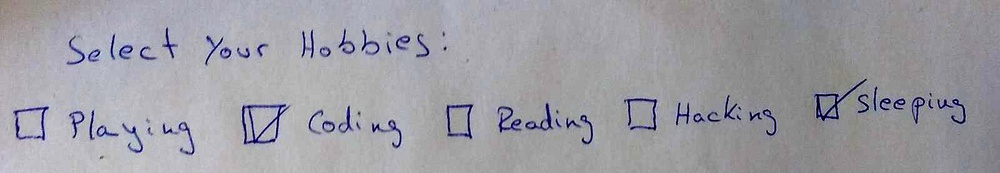
#> input picture images/ff3.jpg, 1000 x 173 px, shrunk from 1600 x 277 before the run
$ python object.py
#> lines starting #> are read from the running program, lines starting #| are printed output that depends on the picture; after the words box and inside, x2 and y2 are one past the last pixel; in counts of white or black regions, pixels touching at a corner belong together
import cv2
import numpy as np
import matplotlib.pyplot as plt

def detect_form_boxes(image_path):
    # Load the image
#> called with image_path = 'images/ff3.jpg'
    image = cv2.imread(image_path)
#> image is the input picture: shape (173, 1000, 3); mean B, G, R 164.3, 157.4, 158.1

    # Convert the image to grayscale
    gray = cv2.cvtColor(image, cv2.COLOR_BGR2GRAY)
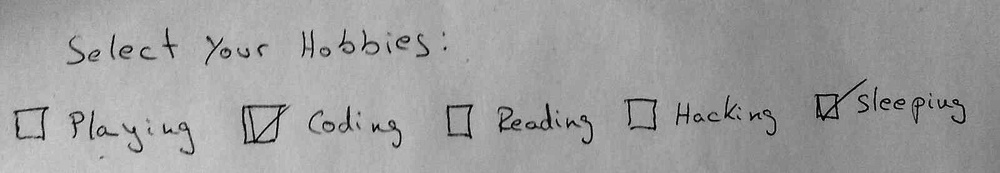
#> gray: shape (173, 1000); min 1, max 225, mean 158.4

    # Apply binary thresholding
    _, thresh = cv2.threshold(gray, 150, 255, cv2.THRESH_BINARY_INV)
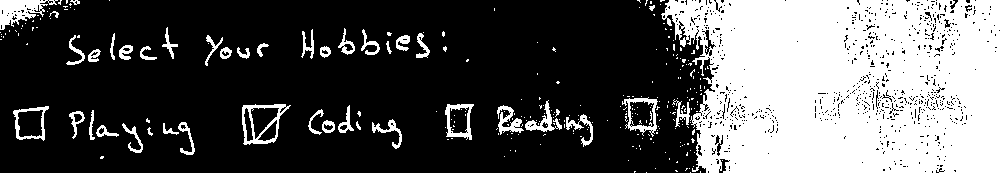
#> thresh: shape (173, 1000); 33.7% white; 281 white regions (238 under 20 px), largest, box (x1, y1, x2, y2) and area: (661, 0, 1000, 173) 50388, (0, 0, 58, 30) 857, (242, 104, 291, 145) 630

    # Apply dilation to connect gaps in the boxes
    kernel = np.ones((5, 5), np.uint8)
    dilated = cv2.dilate(thresh, kernel, iterations=2)
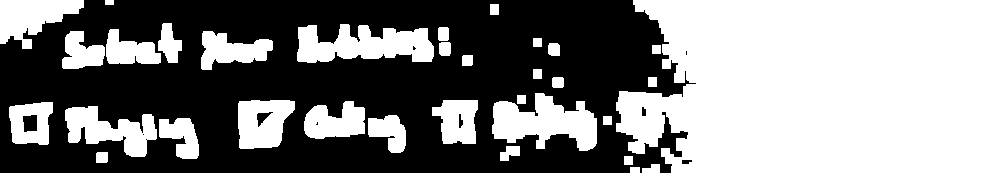
#> dilated: shape (173, 1000); 50.7% white; 10 black regions (4 under 20 px)

    # Find contours in the thresholded image
    contours, _ = cv2.findContours(dilated, cv2.RETR_EXTERNAL, cv2.CHAIN_APPROX_SIMPLE)
#> contours = 33 contours; largest, box (x1, y1, x2, y2) and area: (616, 0, 1000, 173) 59362, (492, 93, 597, 151) 3508, (297, 24, 434, 63) 3472, (65, 106, 157, 157) 2368, (0, 0, 84, 49) 2254

    # Draw rectangles around detected boxes
    output_image = image.copy()

    for contour in contours:
        # Get bounding box coordinates
        x, y, w, h = cv2.boundingRect(contour)

        # Filter out small boxes (optional, to focus on form fields)
        if w > 50 and h > 50:
            # Draw bounding box around the detected form field
            cv2.rectangle(output_image, (x, y), (x + w, y + h), (0, 255, 0), 2)
#> this loop made 33 passes
#> (x, y, w, h) on passes 2, 4, 5, 6, 8, 9, 10, 11, 12, 13, 15, 17: (642, 164, 18, 9), (96, 152, 12, 11), (500, 146, 20, 15), (159, 118, 40, 41), (368, 115, 38, 38), (65, 106, 92, 51), (9, 102, 44, 43), (304, 101, 61, 38), (432, 100, 46, 44), (238, 100, 57, 49), (492, 93, 105, 58), (552, 77, 12, 11)
#> (contour, x, y, w, h) on passes 1, 3, 7, 14, 16, 18: ([[630, 167], [630, 172], [639, 172], [639, 167]], 630, 167, 10, 6), ([[624, 156], [624, 164], [632, 164], [632, 156]], 624, 156, 9, 9), ([[603, 116], [603, 124], [611, 124], [611, 116]], 603, 116, 9, 9), ([[517, 95], [517, 103], [525, 103], [525, 95]], 517, 95, 9, 9), ([[648, 77], [648, 86], [656, 86], [656, 77]], 648, 77, 9, 10), ([[533, 69], [533, 78], [541, 78], [541, 69]], 533, 69, 9, 10)
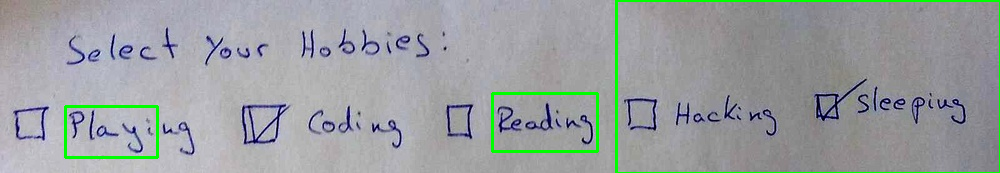
#> output_image: shape (173, 1000, 3); 2.12% of pixels changed, all inside (x1, y1, x2, y2) = (64, 0, 1000, 173)

    # Show the result
    plt.imshow(cv2.cvtColor(output_image, cv2.COLOR_BGR2RGB))
    plt.axis('off')
    plt.show()

# Test the function
image_path = 'images/ff3.jpg'
detect_form_boxes(image_path)

$ run again, with images/ff2.jpg copied over images/ff3.jpg
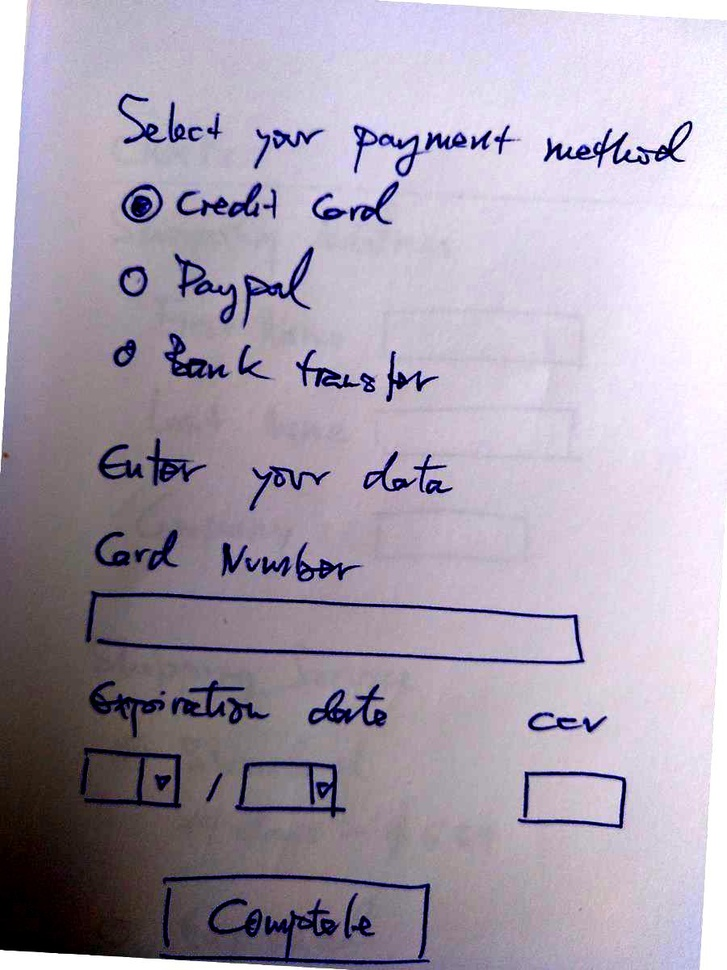
#> input picture images/ff2.jpg, 727 x 970 px, shrunk from 900 x 1200 before the run
#> in detect_form_boxes, image is the input picture: shape (970, 727, 3); mean B, G, R 175.2, 160.6, 169.7
#> in detect_form_boxes, `_, thresh = cv2.threshold(gray, 150, 255, cv2.THRESH_BINARY_INV)`:
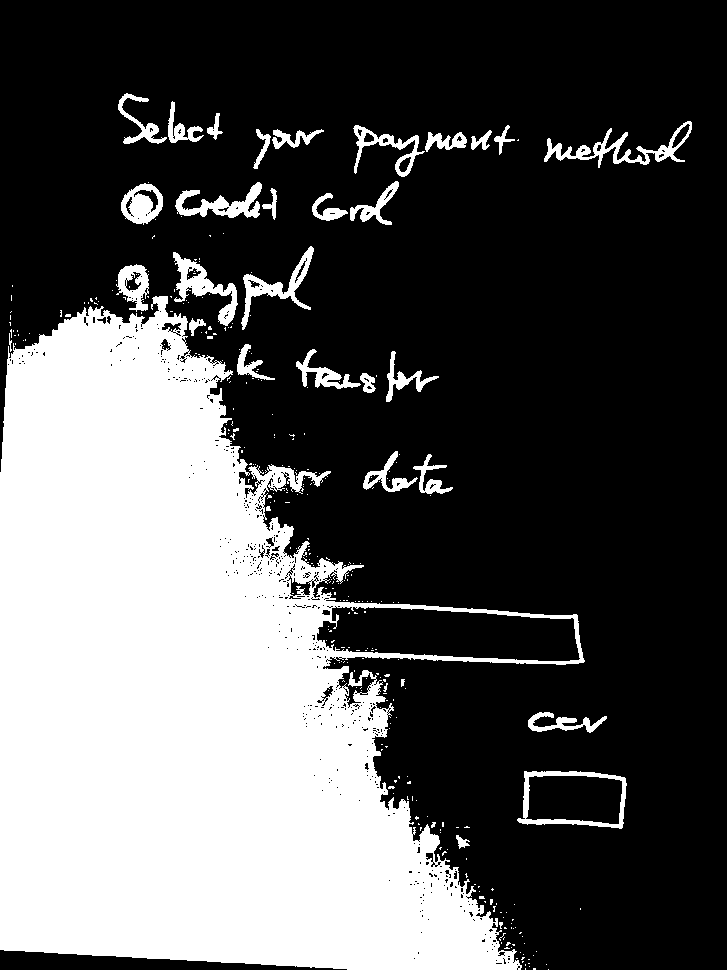
#> thresh: shape (970, 727); 33.5% white; 326 white regions (292 under 20 px), largest, box (x1, y1, x2, y2) and area: (0, 296, 585, 970) 217497, (544, 121, 692, 168) 1611, (173, 252, 238, 326) 1489
#> dilated: shape (970, 727); 41.3% white; 24 white regions
#> contours = 24 contours; largest, box (x1, y1, x2, y2) and area: (0, 242, 589, 970) 258296, (308, 121, 523, 229) 7465, (513, 767, 631, 833) 6675, (540, 117, 696, 172) 4496, (114, 89, 227, 148) 3599
#> the loop in detect_form_boxes, `for contour in contours:` made 24 passes
#> (x, y, w, h) on passes 1, 3, 4, 5, 6, 7, 8, 12: (542, 960, 11, 10), (452, 822, 22, 31), (513, 767, 118, 66), (524, 708, 87, 29), (397, 675, 13, 18), (359, 447, 98, 53), (285, 430, 14, 14), (382, 347, 61, 59)
#> after the loop in detect_form_boxes, `for contour in contours:`:
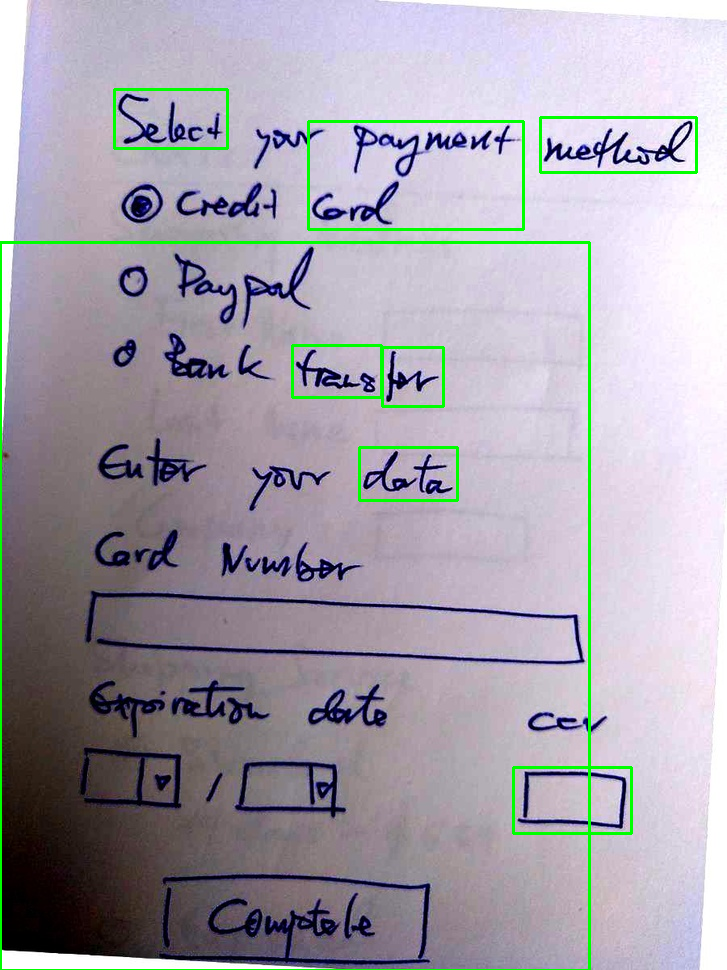
#> output_image: shape (970, 727, 3); 1.94% of pixels changed, all inside (x1, y1, x2, y2) = (0, 88, 698, 970)

$ run again, with images/ff4.jpg copied over images/ff3.jpg
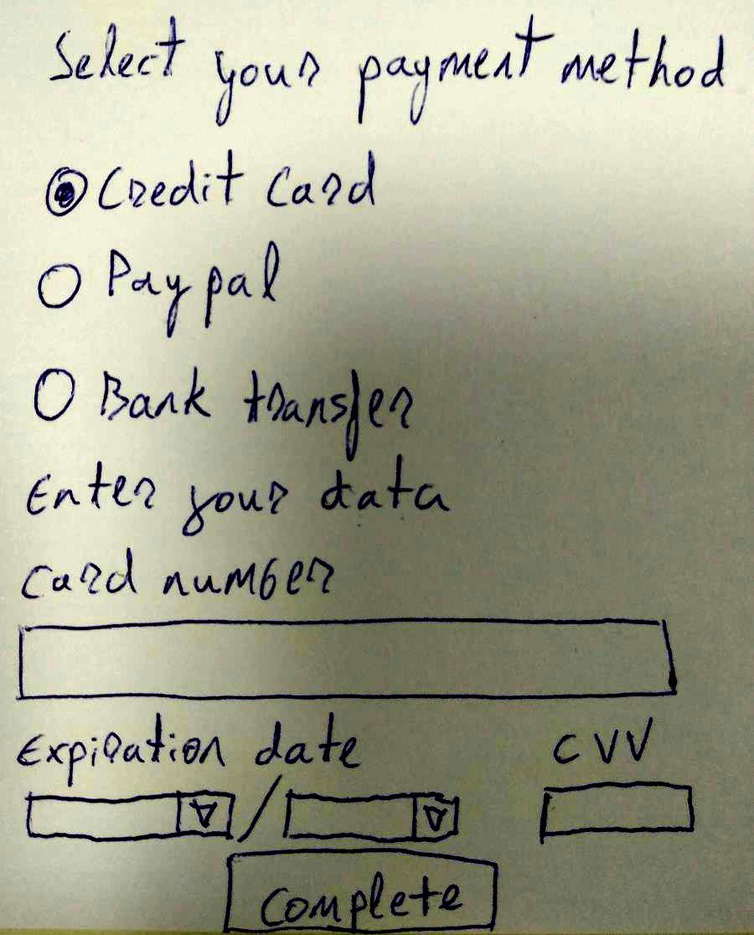
#> input picture images/ff4.jpg, 754 x 935 px, shrunk from 900 x 1116 before the run
#> in detect_form_boxes, image is the input picture: shape (935, 754, 3); mean B, G, R 140.9, 161.6, 160.8
#> in detect_form_boxes, `_, thresh = cv2.threshold(gray, 150, 255, cv2.THRESH_BINARY_INV)`:
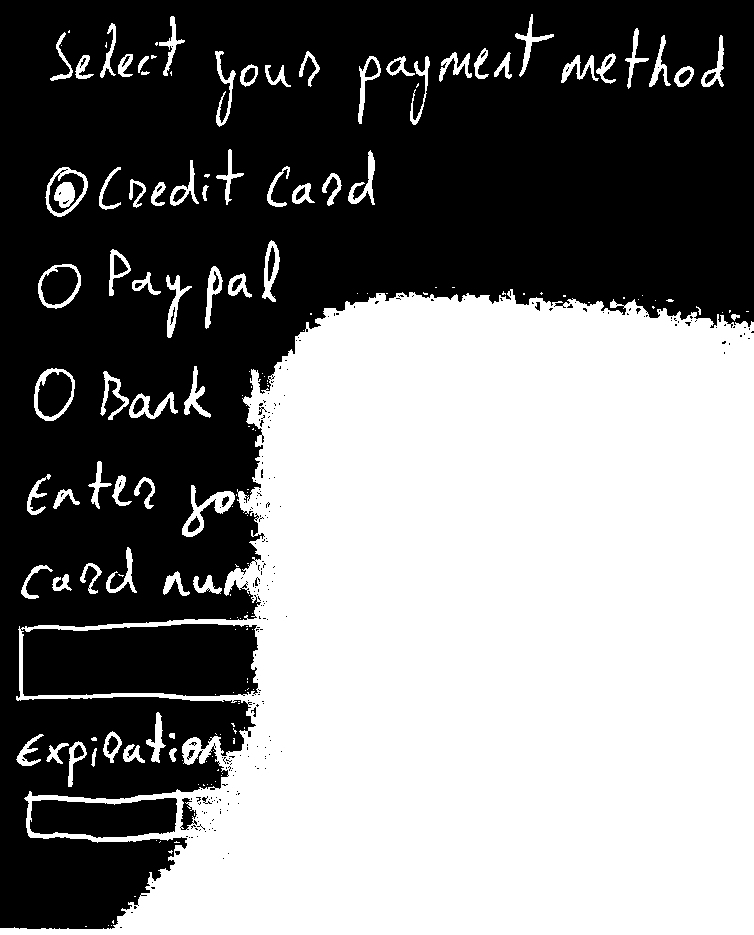
#> thresh: shape (935, 754); 50% white; 265 black regions (232 under 20 px), largest, box (x1, y1, x2, y2) and area: (0, 0, 754, 929) 341773, (30, 798, 177, 838) 4813, (38, 372, 72, 417) 1145
#> dilated: shape (935, 754); 59.5% white; 22 black regions (16 under 20 px)
#> contours = 21 contours; largest, box (x1, y1, x2, y2) and area: (0, 283, 754, 935) 376244, (95, 145, 248, 214) 4694, (96, 362, 215, 424) 4022, (621, 24, 728, 93) 3803, (211, 47, 324, 131) 3776
#> the loop in detect_form_boxes, `for contour in contours:` made 21 passes
#> (x, y, w, h) on passes 1 to 8: (17, 543, 124, 60), (23, 470, 61, 49), (84, 457, 75, 56), (30, 364, 49, 61), (96, 362, 119, 62), (0, 283, 754, 652), (201, 262, 55, 71), (34, 260, 51, 53)
#> after the loop in detect_form_boxes, `for contour in contours:`:
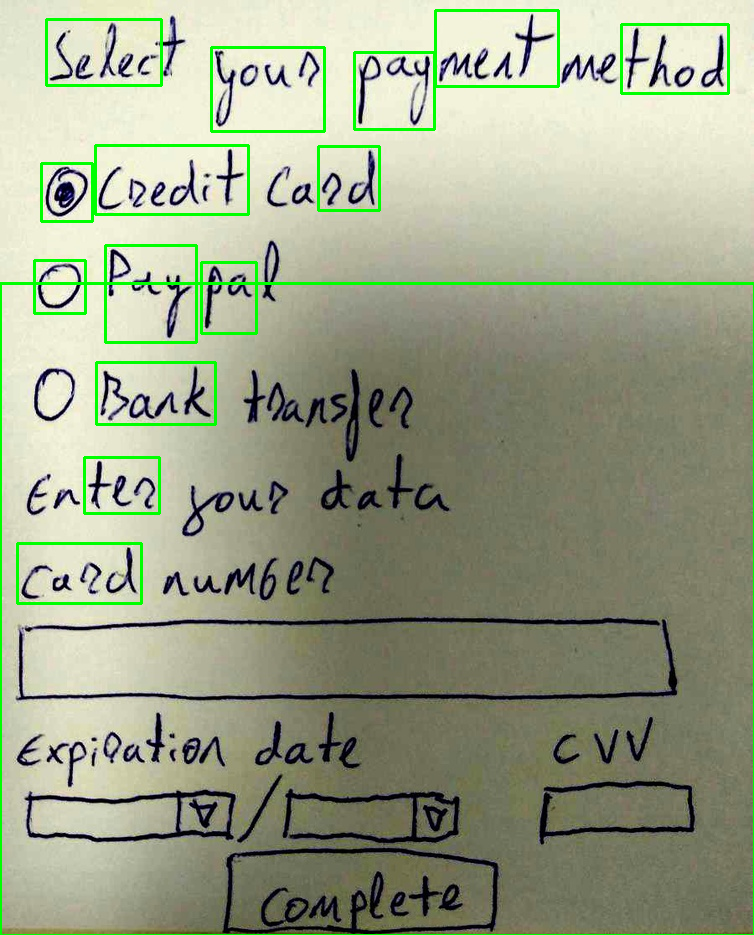
#> output_image: shape (935, 754, 3); 2.62% of pixels changed, all inside (x1, y1, x2, y2) = (0, 9, 754, 935)
